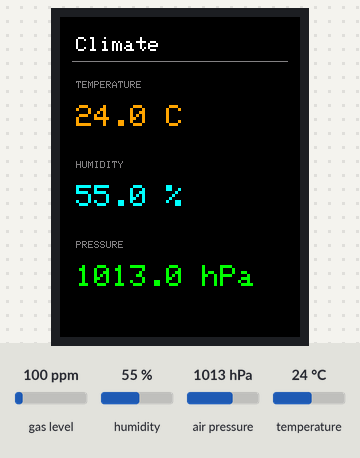
This program was run on a simulated ESP32-S3. On the bench: 240×320 colour display. The inputs (shaded band) are chosen by the test bench; at power-on: humidity 55 %, air pressure 1013 hPa, temperature 24 °C, gas level 100 ppm. What the program prints to the serial monitor is not drawn.

Above: at 1.9 s.
2.0 s: humidity set to 22 %
At 2.5 s:
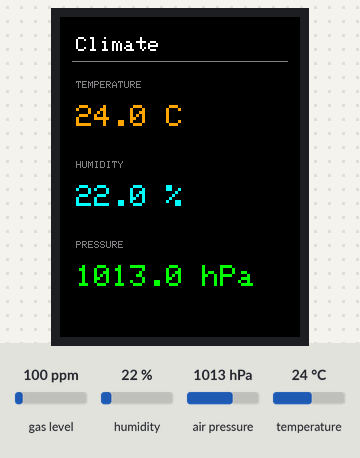
3.7 s: air pressure set to 952 hPa
At 5.0 s:
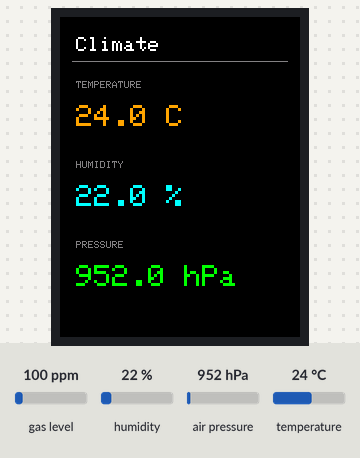
6.2 s: temperature set to 12 °C
At 7.5 s:
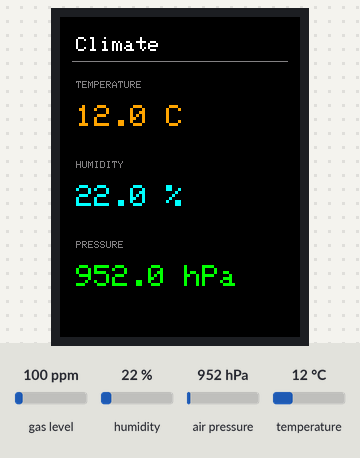
8.7 s: humidity set to 40 %
At 10.1 s:
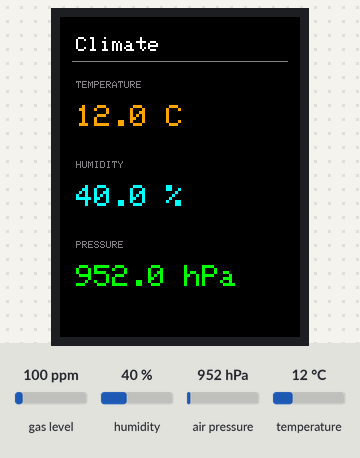
11.2 s: air pressure set to 975 hPa
At 12.6 s:
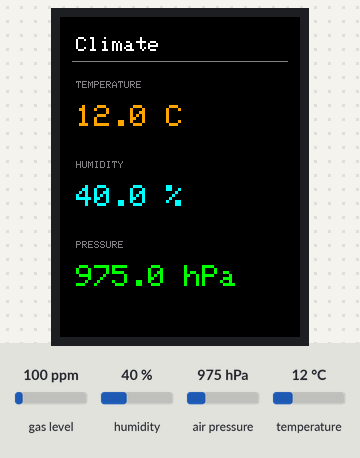
Timing chart, 0 to 14.2 s (numbered marks = the images above; inputs shaded):
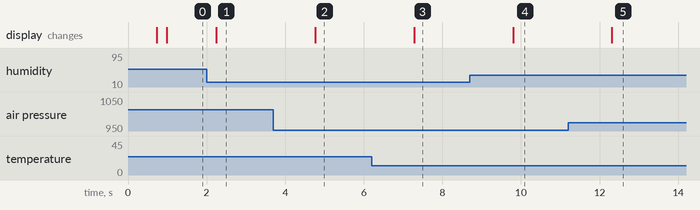

The program:

main.cpp
```cpp
#include <Arduino.h>
#include <SPI.h>
#include <Wire.h>
#include <Adafruit_GFX.h>
#include <Adafruit_ST7789.h>
#include <Adafruit_SHT4x.h>
#include <Adafruit_BMP3XX.h>

// Lab pin map — docs/hardware.md
static const int PIN_SDA = 8;
static const int PIN_SCL_I2C = 18;
static const uint8_t BMP390_ADDR = 0x77;  // this bench (Phase 4)

static const int TFT_SCK = 12;
static const int TFT_MOSI = 11;
static const int TFT_CS = 10;
static const int TFT_DC = 9;
static const int TFT_RST = 7;

static const uint16_t COL_BG = ST77XX_BLACK;
static const uint16_t COL_LABEL = 0x8410;   // grey
static const uint16_t COL_TEMP = 0xFD20;    // orange
static const uint16_t COL_HUM = 0x07FF;     // cyan
static const uint16_t COL_PRES = 0x07E0;    // green
static const uint16_t COL_TITLE = ST77XX_WHITE;

Adafruit_ST7789 tft = Adafruit_ST7789(TFT_CS, TFT_DC, TFT_RST);
Adafruit_SHT4x sht4;
Adafruit_BMP3XX bmp;

// Built-in GFX font: 8 px tall * text size. Keep clear pad above the glyph
// so redraw erase cannot shave the top of size-3 digits.
static const int VALUE_SIZE = 3;
static const int VALUE_H = 8 * VALUE_SIZE;
static const int VALUE_PAD = 4;
static const int VALUE_X = 16;
static const int TEMP_Y = 88;
static const int HUM_Y = 168;
static const int PRES_Y = 248;

static void drawValue(int y, uint16_t color, const char *text) {
  tft.fillRect(12, y - VALUE_PAD, 216, VALUE_H + 2 * VALUE_PAD, COL_BG);
  tft.setTextSize(VALUE_SIZE);
  tft.setTextColor(color);
  tft.setCursor(VALUE_X, y);
  tft.print(text);
}

static void drawChrome() {
  tft.fillScreen(COL_BG);
  tft.setTextWrap(false);

  tft.setTextColor(COL_TITLE);
  tft.setTextSize(2);
  tft.setCursor(16, 20);
  tft.print("Climate");

  tft.drawFastHLine(12, 44, 216, COL_LABEL);

  tft.setTextSize(1);
  tft.setTextColor(COL_LABEL);
  tft.setCursor(16, 64);
  tft.print("TEMPERATURE");
  tft.setCursor(16, 144);
  tft.print("HUMIDITY");
  tft.setCursor(16, 224);
  tft.print("PRESSURE");
}

static void drawValues(float temp_c, float humidity, float pressure_hpa) {
  char buf[24];

  snprintf(buf, sizeof(buf), "%.1f C", temp_c);
  drawValue(TEMP_Y, COL_TEMP, buf);

  snprintf(buf, sizeof(buf), "%.1f %%", humidity);
  drawValue(HUM_Y, COL_HUM, buf);

  snprintf(buf, sizeof(buf), "%.1f hPa", pressure_hpa);
  drawValue(PRES_Y, COL_PRES, buf);
}

void setup() {
  Serial.begin(115200);
  delay(500);
  Serial.println();
  Serial.println("weather climate-ui — phase 7");
  Serial.printf("SDA=%d SCL=%d  SPI SCK=%d MOSI=%d CS=%d DC=%d RST=%d\n",
                PIN_SDA, PIN_SCL_I2C, TFT_SCK, TFT_MOSI, TFT_CS, TFT_DC, TFT_RST);

  Wire.begin(PIN_SDA, PIN_SCL_I2C);
  Wire.setClock(100000);

  if (!sht4.begin(&Wire)) {
    Serial.println("SHT40 begin failed — halt");
    while (true) {
      delay(1000);
    }
  }
  sht4.setPrecision(SHT4X_HIGH_PRECISION);
  sht4.setHeater(SHT4X_NO_HEATER);

  if (!bmp.begin_I2C(BMP390_ADDR, &Wire)) {
    Serial.println("BMP390 begin failed — halt");
    while (true) {
      delay(1000);
    }
  }
  bmp.setTemperatureOversampling(BMP3_OVERSAMPLING_8X);
  bmp.setPressureOversampling(BMP3_OVERSAMPLING_4X);
  bmp.setIIRFilterCoeff(BMP3_IIR_FILTER_COEFF_3);
  bmp.setOutputDataRate(BMP3_ODR_50_HZ);

  SPI.begin(TFT_SCK, -1, TFT_MOSI, TFT_CS);
  tft.init(240, 320);
  tft.setRotation(0);
  drawChrome();
  Serial.println("UI live — ~1 Hz");
}

void loop() {
  sensors_event_t humidity, temp;
  if (!sht4.getEvent(&humidity, &temp)) {
    Serial.println("SHT40 read failed");
    delay(1000);
    return;
  }
  if (!bmp.performReading()) {
    Serial.println("BMP390 read failed");
    delay(1000);
    return;
  }

  const float pressure_hpa = bmp.pressure / 100.0f;
  drawValues(temp.temperature, humidity.relative_humidity, pressure_hpa);
  Serial.printf("temp_c=%.2f  humidity=%.1f  pressure_hpa=%.2f\n",
                temp.temperature, humidity.relative_humidity, pressure_hpa);
  delay(1000);
}
```

Measured:
- after the input at 2.0 s, the display: changes after 0.25 s (image 1)
- after the input at 3.7 s, the display: changes after 1.1 s (image 2)
- after the input at 6.2 s, the display: changes after 1.1 s (image 3)
- after the input at 8.7 s, the display: changes after 1.1 s (image 4)
- after the input at 11.2 s, the display: changes after 1.1 s (image 5)
